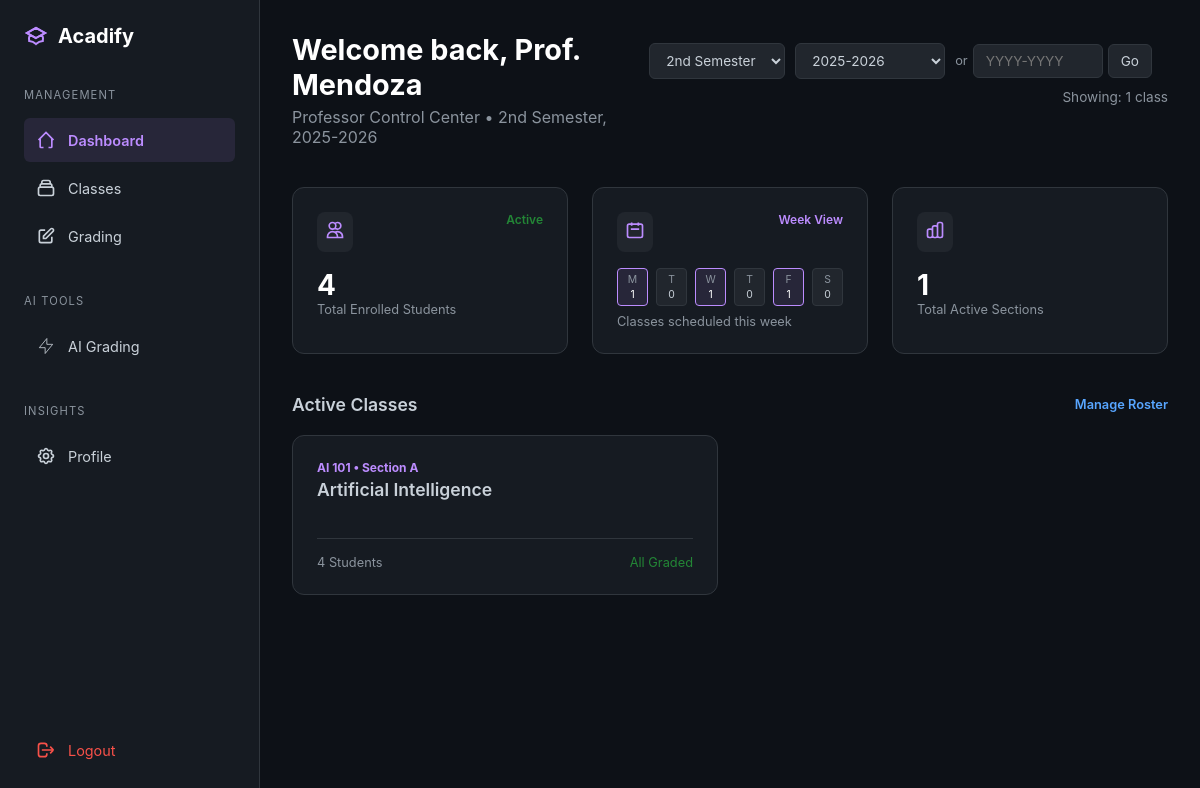
Page /teacher/dashboard (signed in) on the committed database.
### models.py (models this page shows, shortened)
class Teacher(db.Model):
    __tablename__ = 'teacher'
    id = db.Column(db.Integer, primary_key=True)
    user_id = db.Column(db.Integer, db.ForeignKey('user.id'), nullable=False, unique=True)
    employee_number = db.Column(db.String(50), unique=True, nullable=False, index=True)
    first_name = db.Column(db.String(100), nullable=False)
    last_name = db.Column(db.String(100), nullable=False)
    department = db.Column(db.String(100), nullable=False)
    specialization = db.Column(db.String(200), nullable=True)
    created_at = db.Column(db.DateTime, default=datetime.utcnow)
    classes = db.relationship('Class', backref='teacher', lazy='dynamic')

class Class(db.Model):
    __tablename__ = 'class'
    id = db.Column(db.Integer, primary_key=True)
    subject_id = db.Column(db.Integer, db.ForeignKey('subject.id'), nullable=True)
    subject_name = db.Column(db.String(200), nullable=True)
    subject_code = db.Column(db.String(20), nullable=True)
    units = db.Column(db.Integer, nullable=True)
    teacher_id = db.Column(db.Integer, db.ForeignKey('teacher.id'), nullable=False)
    section = db.Column(db.String(20), nullable=True)
    schedule = db.Column(db.String(100), nullable=True)
    room = db.Column(db.String(50), nullable=True)
    school_year = db.Column(db.String(20), nullable=False)
    semester = db.Column(db.String(20), nullable=False)
    max_students = db.Column(db.Integer, default=40)
    grading_formula = db.Column(db.Text, nullable=True)
    grade_conversion_table = db.Column(db.Text, nullable=True)
    department = db.Column(db.String(100), nullable=True)
    program = db.Column(db.String(100), nullable=True)
    year_level = db.Column(db.String(20), nullable=True)
    created_at = db.Column(db.DateTime, default=datetime.utcnow)
    enrollments = db.relationship('Enrollment', backref='class_', lazy='dynamic', cascade='all, delete-orphan')
    tests = db.relationship('Test', backref='class_', lazy='dynamic', cascade='all, delete-orphan')
    @property
    def effective_subject_name(self):
        if self.subject_name:
            return self.subject_name
        elif self.subject_id and self.subject:
            return self.subject.name
        return "Unnamed Subject"
    @property
    def effective_subject_code(self):
        if self.subject_code:
            return self.subject_code
        elif self.subject_id and self.subject:
            return self.subject.code
        return "N/A"

### blueprints/teacher/routes.py (the view, shortened to what this page needs)
@teacher_bp.route('/dashboard')
@teacher_required
def dashboard():
    teacher = current_user.teacher_profile
    current_school_year = Config.get_current_school_year()
    current_semester = Config.get_current_semester()
    selected_year = request.args.get('year')
    selected_semester = request.args.get('semester')
    if not selected_year or selected_year == 'all':
        selected_year = current_school_year
    if not selected_semester or selected_semester == 'all':
        selected_semester = current_semester
    all_classes = Class.query.filter_by(teacher_id=teacher.id).all()
    from datetime import datetime
    actual_years = set([cls.school_year for cls in all_classes])
    current_year_num = datetime.now().year
    buffer_years = {f"{y}-{y+1}" for y in range(current_year_num-5, current_year_num+3)}
    available_years = sorted(list(actual_years | buffer_years), reverse=True)
    query = Class.query.filter_by(
        teacher_id=teacher.id,
        school_year=selected_year,
        semester=selected_semester
    )
    classes = query.all()
    total_students = db.session.query(func.count(func.distinct(Enrollment.student_id)))\
        .join(Class).filter(
            Class.teacher_id == teacher.id,
            Class.school_year == selected_year,
            Class.semester == selected_semester,
            Enrollment.status == 'enrolled'
        ).scalar() or 0
    weekly_schedule = {
        'Monday': 0, 'Tuesday': 0, 'Wednesday': 0,
        'Thursday': 0, 'Friday': 0, 'Saturday': 0
    }
    for cls in classes:
        if cls.schedule:
            schedule_upper = cls.schedule.upper()
            if 'M' in schedule_upper and 'Monday' not in schedule_upper:
                weekly_schedule['Monday'] += 1
            if 'T' in schedule_upper and 'TH' not in schedule_upper:
                weekly_schedule['Tuesday'] += 1
            if 'W' in schedule_upper:
                weekly_schedule['Wednesday'] += 1
            if 'TH' in schedule_upper or 'R' in schedule_upper:
                weekly_schedule['Thursday'] += 1
            if 'F' in schedule_upper:
                weekly_schedule['Friday'] += 1
            if 'S' in schedule_upper or 'SAT' in schedule_upper:
                weekly_schedule['Saturday'] += 1
    classes_with_stats = []
    for cls in classes:
        student_count = Enrollment.query.filter_by(
            class_id=cls.id,
            status='enrolled'
        ).count()
        tests = Test.query.filter_by(class_id=cls.id).all()
        ungraded_count = 0
        class_display = {
            'id': cls.id,
            'name': cls.effective_subject_name,
            'code': cls.effective_subject_code,
            'section': cls.section
        }
        classes_with_stats.append({
            'class': class_display,
            'student_count': student_count,
            'ungraded_count': ungraded_count
        })
    return render_template(
        'teacher/dashboard.html',
        teacher=teacher,
        classes_with_stats=classes_with_stats,
        total_students=total_students,
        total_classes=len(classes),
        weekly_schedule=weekly_schedule,
        current_school_year=current_school_year,
        current_semester=current_semester,
        selected_year=selected_year,          # ✅ Pass actual selected value
        selected_semester=selected_semester,  # ✅ Pass actual selected value
        available_years=available_years
    )

### templates/teacher/dashboard.html (shortened to what this page needs)
<!DOCTYPE html>
<html lang="en">
<head>
    <link rel="stylesheet" href="{{ url_for('static', filename='responsive.css') }}">
</head>
<body>
    <nav class="sidebar">
        <div class="logo">
            <svg class="icon" style="width:24px; height:24px;" viewBox="0 0 24 24"><path stroke-width="2" d="M12 14l9-5-9-5-9 5 9 5z"/><path stroke-width="2" d="M12 14l9-5-9-5-9 5 9 5zm0 0l6.16-3.422a12.083 12.083 0 01.665 6.479A11.952 11.952 0 0012 20.055a11.952 11.952 0 00-6.824-2.998 12.078 12.078 0 01.665-6.479L12 14z"/></svg>
            <span>Acadify</span>
        </div>
        <div class="nav-group">
            <span class="nav-label">Management</span>
            <a href="{{ url_for('teacher.dashboard') }}" class="nav-item active">
                <svg class="icon" viewBox="0 0 24 24"><path stroke-width="2" d="M3 12l2-2m0 0l7-7 7 7M5 10v10a1 1 0 001 1h3m10-11l2 2m-2-2v10a1 1 0 01-1 1h-3"/></svg>
                <span>Dashboard</span>
            </a>
            <a href="{{ url_for('teacher.classes') }}" class="nav-item">
                <svg class="icon" viewBox="0 0 24 24"><path stroke-width="2" d="M19 11H5m14 0a2 2 0 012 2v6a2 2 0 01-2 2H5a2 2 0 01-2-2v-6a2 2 0 012-2m14 0V9a2 2 0 00-2-2M5 11V9a2 2 0 012-2m0 0V5a2 2 0 012-2h6a2 2 0 012 2v2M7 7h10"/></svg>
                <span>Classes</span>
            </a>
            <a href="{{ url_for('teacher.grading') }}" class="nav-item">
                <svg class="icon" viewBox="0 0 24 24"><path stroke-width="2" d="M11 5H6a2 2 0 00-2 2v11a2 2 0 002 2h11a2 2 0 002-2v-5m-1.414-9.414a2 2 0 112.828 2.828L11.828 15H9v-2.828l8.586-8.586z"/></svg>
                <span>Grading</span>
            </a>
        </div>
        <div class="nav-group">
            <span class="nav-label">AI Tools</span>
            <a href="{{ url_for('ocr.ai_grading') }}" class="nav-item">
                <svg class="icon" viewBox="0 0 24 24"><path d="M13 10V3L4 14h7v7l9-11h-7z"/></svg>
                <span>AI Grading</span>
            </a>
        </div>
        <div class="nav-group">
            <span class="nav-label">Insights</span>
            <a href="{{ url_for('teacher.profile') }}" class="nav-item">
                <span>Profile</span>
            </a>
        </div>
        <a href="{{ url_for('auth.logout') }}" class="nav-item logout">
            <svg class="icon" viewBox="0 0 24 24"><path stroke-width="2" d="M17 16l4-4m0 0l-4-4m4 4H7m6 4v1a3 3 0 01-3 3H6a3 3 0 01-3-3V7a3 3 0 013-3h4a3 3 0 013 3v1"/></svg>
            <span>Logout</span>
        </a>
    </nav>
    <main class="main-content">
        <header class="welcome-section">
            <div style="display: flex; justify-content: space-between; align-items: center;">
                <div>
                    <h1 style="font-size: 1.8rem; color: #fff;">Welcome back, Prof. {{ teacher.last_name }}</h1>
                    <p style="color: var(--text-dim); margin-top: 5px;">Professor Control Center • {{ current_semester }}, {{ current_school_year }}</p>
                </div>
                <div style="display: flex; gap: 10px; margin-bottom: 2rem; align-items: center; flex-wrap: wrap;">
                    <select style="background: var(--card-color);
                                border: 1px solid var(--border-color);
                                color: var(--text-main);
                                padding: 8px 12px;
                                border-radius: 6px;
                                font-size: 0.85rem;"
                            id="semesterFilter"
                            onchange="applyFilters()">
                        <option value="2nd Semester" {% if selected_semester == '2nd Semester' %}selected{% endif %}>2nd Semester</option>
                    </select>
                    <select style="background: var(--card-color);
                                border: 1px solid var(--border-color);
                                color: var(--text-main);
                                padding: 8px 12px;
                                border-radius: 6px;
                                font-size: 0.85rem;
                                min-width: 150px;"
                            id="yearFilter"
                            onchange="applyFilters()">
                        {% for year in available_years %}
                        <option value="{{ year }}" {% if year == selected_year %}selected{% endif %}>
                            {{ year }}
                        </option>
                        {% endfor %}
                    </select>
                    <div style="display: flex; gap: 5px; align-items: center;">
                        <span style="color: var(--text-dim); font-size: 0.8rem;">or</span>
                        <input type="text"
                            id="customYearInput"
                            placeholder="YYYY-YYYY"
                            style="background: var(--card-color);
                                    border: 1px solid var(--border-color);
                                    color: var(--text-main);
                                    padding: 8px 12px;
                                    border-radius: 6px;
                                    font-size: 0.85rem;
                                    width: 130px;"
                            pattern="\d{4}-\d{4}">
                        <button type="button"
                                onclick="jumpToCustomYear()"
                                style="background: var(--card-color);
                                    border: 1px solid var(--border-color);
                                    color: var(--text-main);
                                    padding: 8px 12px;
                                    border-radius: 6px;
                                    cursor: pointer;
                                    font-size: 0.85rem;">
                            Go
                        </button>
                    </div>
                    <span style="margin-left: auto; color: var(--text-dim); font-size: 0.85rem;">
                        Showing: {{ classes_with_stats|length }} {{ 'class' if classes_with_stats|length == 1 else 'classes' }}
                    </span>
                </div>
            </div>
        </header>
        <section class="stats-grid">
            <div class="stat-card">
                <div class="stat-header">
                    <div class="stat-icon"><svg class="icon" viewBox="0 0 24 24"><path stroke-width="2" d="M12 4.354a4 4 0 110 5.292M15 21H3v-1a6 6 0 0112 0v1zm0 0h6v-1a6 6 0 00-9-5.197M13 7a4 4 0 11-8 0 4 4 0 018 0z"/></svg></div>
                    <span style="color: var(--success-green); font-size: 0.75rem; font-weight: 600;">Active</span>
                </div>
                <div class="stat-value">{{ total_students }}</div>
                <div class="stat-label">Total Enrolled Students</div>
            </div>
            <div class="stat-card">
                <div class="stat-header">
                    <div class="stat-icon"><svg class="icon" viewBox="0 0 24 24"><path stroke-width="2" d="M8 7V3m8 4V3m-9 8h10M5 21h14a2 2 0 002-2V7a2 2 0 00-2-2H5a2 2 0 00-2 2v12a2 2 0 002 2z"/></svg></div>
                    <span style="color: var(--accent-purple); font-size: 0.75rem; font-weight: 600;">Week View</span>
                </div>
                <div class="week-view">
                    <div class="day-box {{ 'active' if weekly_schedule['Monday'] > 0 else '' }}">
                        <span class="day-label">M</span>{{ weekly_schedule['Monday'] }}
                    </div>
                    <div class="day-box {{ 'active' if weekly_schedule['Tuesday'] > 0 else '' }}">
                        <span class="day-label">T</span>{{ weekly_schedule['Tuesday'] }}
                    </div>
                    <div class="day-box {{ 'active' if weekly_schedule['Wednesday'] > 0 else '' }}">
                        <span class="day-label">W</span>{{ weekly_schedule['Wednesday'] }}
                    </div>
                    <div class="day-box {{ 'active' if weekly_schedule['Thursday'] > 0 else '' }}">
                        <span class="day-label">T</span>{{ weekly_schedule['Thursday'] }}
                    </div>
                    <div class="day-box {{ 'active' if weekly_schedule['Friday'] > 0 else '' }}">
                        <span class="day-label">F</span>{{ weekly_schedule['Friday'] }}
                    </div>
                    <div class="day-box {{ 'active' if weekly_schedule['Saturday'] > 0 else '' }}">
                        <span class="day-label">S</span>{{ weekly_schedule['Saturday'] }}
                    </div>
                </div>
                <div class="stat-label" style="margin-top: 8px;">Classes scheduled this week</div>
            </div>
            <div class="stat-card">
                <div class="stat-header">
                    <div class="stat-icon"><svg class="icon" viewBox="0 0 24 24"><path stroke-width="2" d="M9 19v-6a2 2 0 00-2-2H5a2 2 0 00-2 2v6a2 2 0 002 2h2a2 2 0 002-2zm0 0V9a2 2 0 012-2h2a2 2 0 012 2v10m-6 0a2 2 0 002 2h2a2 2 0 002-2m0 0V5a2 2 0 012-2h2a2 2 0 012 2v14a2 2 0 01-2 2h-2a2 2 0 01-2-2z"/></svg></div>
                </div>
                <div class="stat-value">{{ total_classes }}</div>
                <div class="stat-label">Total Active Sections</div>
            </div>
        </section>
        <section>
            <div class="section-title">
                <span>Active Classes</span>
                <div style="display: flex; gap: 10px;">
                    <a href="{{ url_for('teacher.classes') }}" class="btn-text">Manage Roster</a>
                </div>
            </div>
            {% if classes_with_stats %}
            <div class="course-grid">
                {% for item in classes_with_stats %}
                <div class="course-card" onclick="window.location.href='{{ url_for('teacher.class_detail', class_id=item.class.id) }}'">
                    <div>
                        <div class="course-code">{{ item.class.code }} • Section {{ item.class.section if item.class.section else 'N/A' }}</div>
                        <div class="course-name">{{ item.class.name }}</div>
                    </div>
                    <div class="course-meta">
                        <span>{{ item.student_count }} Students</span>
                        {% if item.ungraded_count > 0 %}
                            <span style="color: var(--warning-orange);">{{ item.ungraded_count }} Ungraded</span>
                        {% else %}
                            <span style="color: var(--success-green);">All Graded</span>
                        {% endif %}
                    </div>
                </div>
                {% endfor %}
            </div>
            {% endif %}
        </section>
    </main>
</body>
</html>

### rows in the picture
Teacher: last_name "Mendoza"
Class: semester "2nd Semester", class.code "AI 101", class.name "Artificial Intelligence"

### other values in the picture
{{ current_school_year }} "2025-2026"
{{ classes_with_stats|length }} "1"
{{ 'class' if classes_with_stats|length == 1 else 'classes' }} "class"
{{ total_students }} "4"
{{ weekly_schedule['Monday'] }} "1"
{{ weekly_schedule['Tuesday'] }} "0"
{{ weekly_schedule['Wednesday'] }} "1"
{{ weekly_schedule['Thursday'] }} "0"
{{ weekly_schedule['Friday'] }} "1"
{{ weekly_schedule['Saturday'] }} "0"
{{ total_classes }} "1"
{{ item.class.section if item.class.section else 'N/A' }} "A"
{{ item.student_count }} "4"
form field value "2025-2026"
